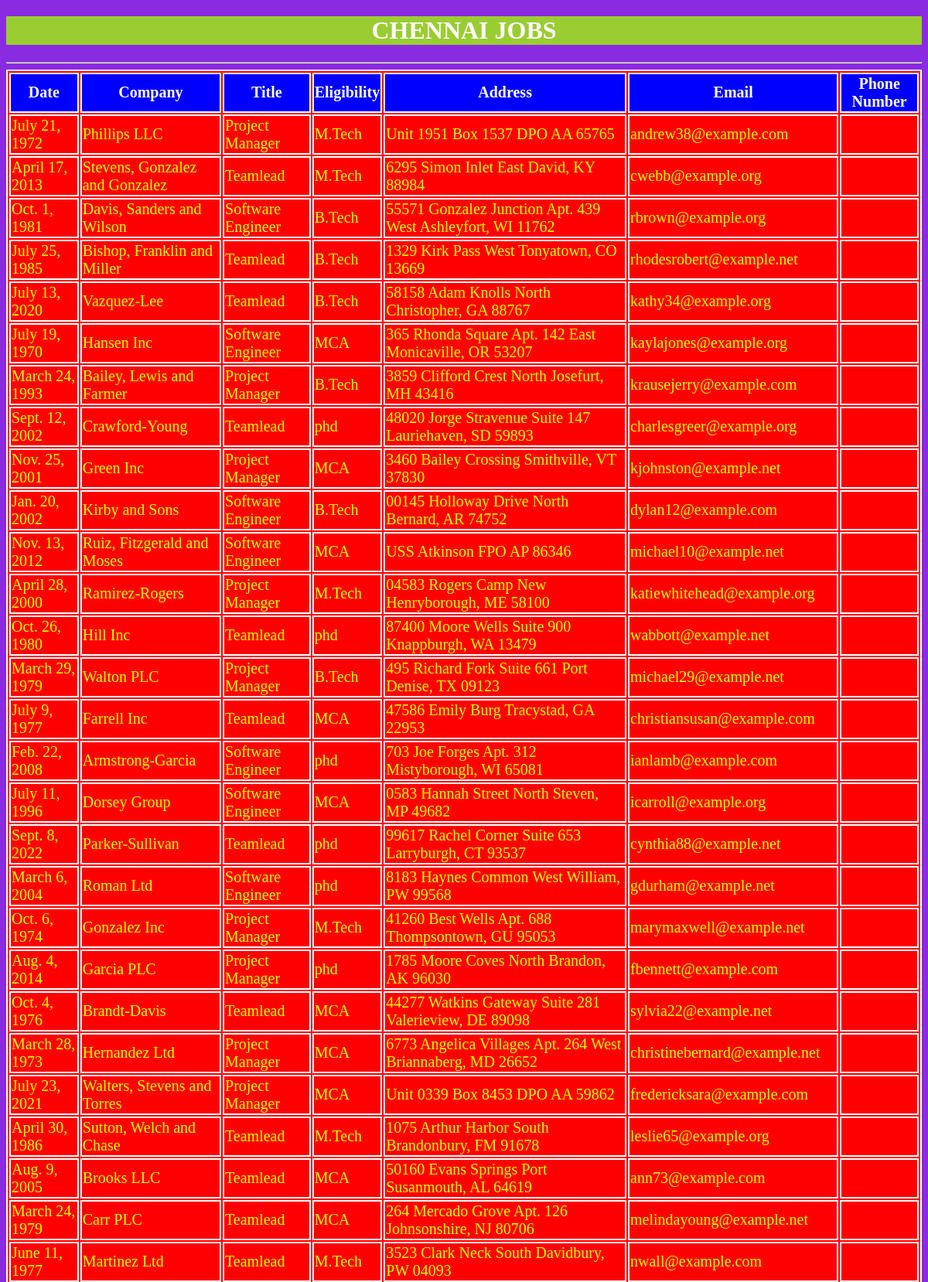
Screenshot of /jobapp/chenjob/ (upper part) with the database file from the repository.
### jobapp/models.py (models this page shows)
class chenjob(models.Model):
    date=models.DateField();
    company=models.CharField(max_length=100);
    title=models.CharField(max_length=100);
    eligibility=models.CharField(max_length=100);
    address=models.CharField(max_length=100);
    email=models.EmailField();
    phone_number=models.IntegerField()

### jobapp/views.py (the view)
# urls.py: path('chenjob/',views.Chenjob),
def Chenjob(request):
    chen_list=chenjob.objects.all()
    my_dict={'chen_list':chen_list}
    return render(request,'chenjob.html',context=my_dict)

### templates/chenjob.html (shortened to what this page needs)
<!DOCTYPE html>
{% load static %}
<html lang="en">
<head>
    <link rel="stylesheet" href="{% static 'css/demo3.css'%}">
</head>
<body>
    <h1>CHENNAI JOBS</h1>
    <hr>
    {% if chen_list %}
    <table id='tab'>
        <thead>
            <th>Date</th>
            <th>Company</th>
            <th>Title</th>
            <th>Eligibility</th>
            <th>Address</th>
            <th>Email</th>
            <th>Phone Number</th>
        </thead>
    {% for job in chen_list %}
    <tr>
        <td>{{job.date}}</td>
        <td>{{job.company}}</td>
        <td>{{job.title}}</td>
        <td>{{job.eligibility}}</td>
        <td>{{job.address}}</td>
        <td>{{job.email}}</td>
        <td>{{job.phonenumber}}</td>
    </tr>
    {% endfor %}
    </table>
    {% else %}
    <p>No Jobs Found In chen</p>
    {% endif %}
</body>
</html>

### static/css/demo3.css (style rules this page uses)
body { background:blueviolet; }
h1 { color:white; text-align: center; background: yellowgreen; }
table,thead,th,tr,td { color: yellow; border: 2px solid white; font-size: 20px; margin: auto; background: red; }
thead,th { color: white; border: 2px solid white; font-size: 20px; margin: auto; background: blue; }
table tr:nth-of-type(even) { background: #f4c242; }

### rows the page displays
chenjob: date "July 21, 1972", company "Phillips LLC", title "Project Manager", eligibility "M.Tech", address "Unit 1951 Box 1537 DPO AA 65765", email "andrew38@example.com"
chenjob: date "April 17, 2013", company "Stevens, Gonzalez and Gonzalez", title "Teamlead", eligibility "M.Tech", address "6295 Simon Inlet East David, KY 88984", email "cwebb@example.org"
chenjob: date "Oct. 1, 1981", company "Davis, Sanders and Wilson", title "Software Engineer", eligibility "B.Tech", address "55571 Gonzalez Junction Apt. 439 West Ashleyfort, WI 11762", email "rbrown@example.org"
chenjob: date "July 25, 1985", company "Bishop, Franklin and Miller", title "Teamlead", eligibility "B.Tech", address "1329 Kirk Pass West Tonyatown, CO 13669", email "rhodesrobert@example.net"
chenjob: date "July 13, 2020", company "Vazquez-Lee", title "Teamlead", eligibility "B.Tech", address "58158 Adam Knolls North Christopher, GA 88767", email "kathy34@example.org"
chenjob: date "July 19, 1970", company "Hansen Inc", title "Software Engineer", eligibility "MCA", address "365 Rhonda Square Apt. 142 East Monicaville, OR 53207", email "kaylajones@example.org"
chenjob: date "March 24, 1993", company "Bailey, Lewis and Farmer", title "Project Manager", eligibility "B.Tech", address "3859 Clifford Crest North Josefurt, MH 43416", email "krausejerry@example.com"
chenjob: date "Sept. 12, 2002", company "Crawford-Young", title "Teamlead", eligibility "phd", address "48020 Jorge Stravenue Suite 147 Lauriehaven, SD 59893", email "charlesgreer@example.org"
chenjob: date "Nov. 25, 2001", company "Green Inc", title "Project Manager", eligibility "MCA", address "3460 Bailey Crossing Smithville, VT 37830", email "kjohnston@example.net"
chenjob: date "Jan. 20, 2002", company "Kirby and Sons", title "Software Engineer", eligibility "B.Tech", address "00145 Holloway Drive North Bernard, AR 74752", email "dylan12@example.com"
chenjob: date "Nov. 13, 2012", company "Ruiz, Fitzgerald and Moses", title "Software Engineer", eligibility "MCA", address "USS Atkinson FPO AP 86346", email "michael10@example.net"
chenjob: date "April 28, 2000", company "Ramirez-Rogers", title "Project Manager", eligibility "M.Tech", address "04583 Rogers Camp New Henryborough, ME 58100", email "katiewhitehead@example.org"
chenjob: date "Oct. 26, 1980", company "Hill Inc", title "Teamlead", eligibility "phd", address "87400 Moore Wells Suite 900 Knappburgh, WA 13479", email "wabbott@example.net"
chenjob: date "March 29, 1979", company "Walton PLC", title "Project Manager", eligibility "B.Tech", address "495 Richard Fork Suite 661 Port Denise, TX 09123", email "michael29@example.net"
chenjob: date "July 9, 1977", company "Farrell Inc", title "Teamlead", eligibility "MCA", address "47586 Emily Burg Tracystad, GA 22953", email "christiansusan@example.com"
chenjob: date "Feb. 22, 2008", company "Armstrong-Garcia", title "Software Engineer", eligibility "phd", address "703 Joe Forges Apt. 312 Mistyborough, WI 65081", email "ianlamb@example.com"
chenjob: date "July 11, 1996", company "Dorsey Group", title "Software Engineer", eligibility "MCA", address "0583 Hannah Street North Steven, MP 49682", email "icarroll@example.org"
chenjob: date "Sept. 8, 2022", company "Parker-Sullivan", title "Teamlead", eligibility "phd", address "99617 Rachel Corner Suite 653 Larryburgh, CT 93537", email "cynthia88@example.net"
chenjob: date "March 6, 2004", company "Roman Ltd", title "Software Engineer", eligibility "phd", address "8183 Haynes Common West William, PW 99568", email "gdurham@example.net"
chenjob: date "Oct. 6, 1974", company "Gonzalez Inc", title "Project Manager", eligibility "M.Tech", address "41260 Best Wells Apt. 688 Thompsontown, GU 95053", email "marymaxwell@example.net"
chenjob: date "Aug. 4, 2014", company "Garcia PLC", title "Project Manager", eligibility "phd", address "1785 Moore Coves North Brandon, AK 96030", email "fbennett@example.com"
chenjob: date "Oct. 4, 1976", company "Brandt-Davis", title "Teamlead", eligibility "MCA", address "44277 Watkins Gateway Suite 281 Valerieview, DE 89098", email "sylvia22@example.net"
chenjob: date "March 28, 1973", company "Hernandez Ltd", title "Project Manager", eligibility "MCA", address "6773 Angelica Villages Apt. 264 West Briannaberg, MD 26652", email "christinebernard@example.net"
chenjob: date "July 23, 2021", company "Walters, Stevens and Torres", title "Project Manager", eligibility "MCA", address "Unit 0339 Box 8453 DPO AA 59862", email "fredericksara@example.com"
chenjob: date "April 30, 1986", company "Sutton, Welch and Chase", title "Teamlead", eligibility "M.Tech", address "1075 Arthur Harbor South Brandonbury, FM 91678", email "leslie65@example.org"
chenjob: date "Aug. 9, 2005", company "Brooks LLC", title "Teamlead", eligibility "MCA", address "50160 Evans Springs Port Susanmouth, AL 64619", email "ann73@example.com"
chenjob: date "March 24, 1979", company "Carr PLC", title "Teamlead", eligibility "MCA", address "264 Mercado Grove Apt. 126 Johnsonshire, NJ 80706", email "melindayoung@example.net"
chenjob: date "June 11, 1977", company "Martinez Ltd", title "Teamlead", eligibility "M.Tech", address "3523 Clark Neck South Davidbury, PW 04093", email "nwall@example.com"
